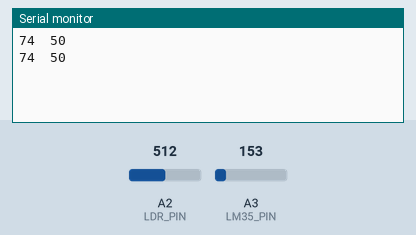
Recording of a sketch running on a simulated Arduino Mega 2560, built with avr-gcc and run on an emulated ATmega2560. Shown: the last lines printed to the serial monitor. Inputs (shaded band) come from the test bench; at power-on: A3 (LM35_PIN) = 153, A2 (LDR_PIN) = 512.

Above: at 3.8 s.
3.9 s: A3 (LM35_PIN) set to 165
At 7.4 s:
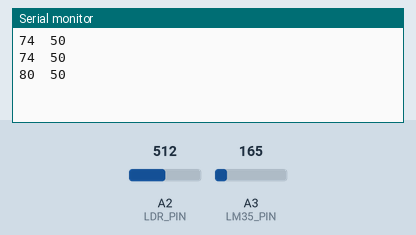
7.8 s: A2 (LDR_PIN) set to 716
At 9.7 s:
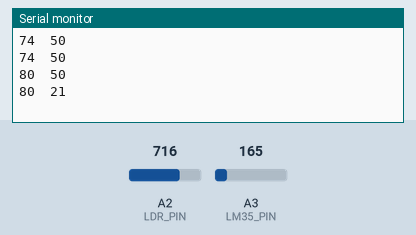
11.7 s: A3 (LM35_PIN) set to 175
At 13.2 s:
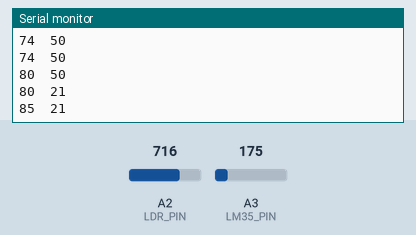
15.6 s: A2 (LDR_PIN) set to 900
At 19.0 s:
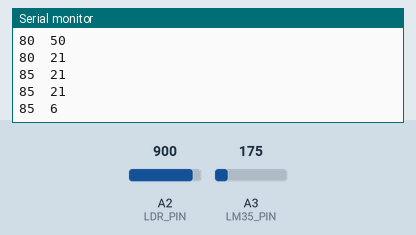
Timing chart, 0 to 20.5 s (numbered marks = the images above; inputs shaded):
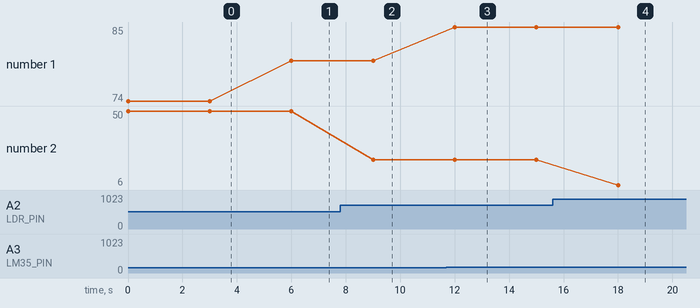

Measured:
- after the input at 3.9 s, the serial monitor: prints a new line after 2.1 s (image 1)
- after the input at 7.8 s, the serial monitor: prints a new line after 1.2 s (image 2)
- after the input at 11.7 s, the serial monitor: prints a new line after 0.30 s (image 3)
- after the input at 15.6 s, the serial monitor: prints a new line after 2.4 s (image 4)
- plotted number 1: 74 → 80 after the input at 3.9 s, 80 → 85 after the input at 11.7 s
- plotted number 2: 50 → 21 after the input at 7.8 s, 21 → 6 after the input at 15.6 s

The sketch:

sensor_node.ino
```cpp
//coded by yasin kaya (selengalp)

#define LM35_PIN A3
#define LDR_PIN A2

void setup()
{
	Serial1.begin(115200);
	Serial.begin(9600);
}

byte temp = 0;
int light = 0;


void loop()
{
	temp = (5.0 * analogRead(LM35_PIN) * 100.0) / 1024;
	light = ((2500.0 / (analogRead(LDR_PIN) * (5.0 / 1024.0))) - 500) / 10.0;

	byte light_high = light << 8;
	byte light_low = light - (light_high >> 8);
	Serial1.write(temp);
	Serial1.write(light_low);
	Serial1.write(light_high);


	Serial.print(temp);
	Serial.print("\t");
	Serial.print(light);
	Serial.print("\n");
	delay(3000);
}
```
